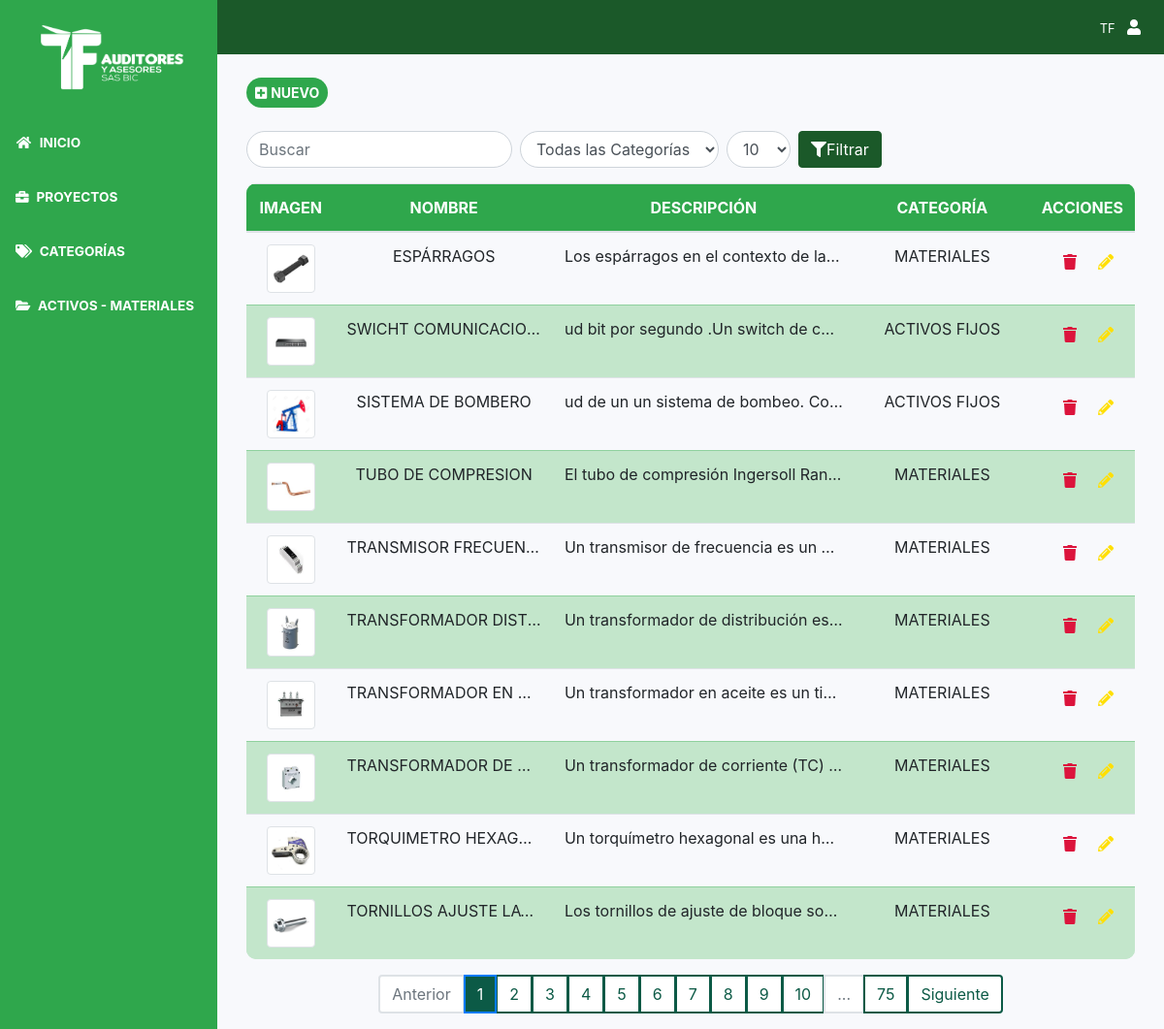
Page /admin/productos.php (signed in) on the committed database.
### tables this page shows
CREATE TABLE `productos` (
  `id` int(11) NOT NULL,
  `nombre` varchar(255) NOT NULL,
  `descripcion` text NOT NULL,
  `imagen` varchar(50) NOT NULL,
  `id_categoria` int(11) NOT NULL
);

CREATE TABLE `categorias` (
  `id` int(11) NOT NULL,
  `categoria` varchar(50) NOT NULL
);

### admin/productos.php (the view, shortened to what this page needs)
<?php
require_once "../config/conexion.php";
$limit = isset($_GET['limit']) ? intval($_GET['limit']) : 10;
$search = isset($_GET['search']) ? $_GET['search'] : '';
$page = isset($_GET['page']) ? intval($_GET['page']) : 1;
$offset = ($page - 1) * $limit;
$totalQuery = mysqli_query($conexion, "SELECT COUNT(*) AS total FROM productos WHERE nombre LIKE '%$search%'");
$totalCount = mysqli_fetch_assoc($totalQuery)['total'];
$totalPages = ceil($totalCount / $limit);
include("includes/header.php");
?>
<!DOCTYPE html>
<html lang="es">
<head>
    <link href="https://stackpath.bootstrapcdn.com/bootstrap/4.5.2/css/bootstrap.min.css" rel="stylesheet">
    <link rel="stylesheet" href="https://cdnjs.cloudflare.com/ajax/libs/font-awesome/5.15.4/css/all.min.css">
</head>
<body><br>
<div class="container">
    <div class="d-sm-flex align-items-center justify-content-between mb-4">
        <a href="#" class="btn btn-sm rounded-btn" style="background-color: #2fa74c; color: white; transition: background-color 0.3s, transform 0.3s;" id="abrirProducto" data-toggle="modal" data-target="#productos" onmouseover="this.style.backgroundColor='#2fa74c'; this.style.transform='scale(1.05)';" onmouseout="this.style.backgroundColor='#2fa74c'; this.style.transform='scale(1)';">
            <i class="fa fa-plus-square" aria-hidden="true"></i>
            <strong>NUEVO</strong>
        </a>
    </div>
<form method="GET" class="form-inline mb-3">
    <input type="text" name="search" class="form-control mr-2 rounded-input" placeholder="Buscar" value="<?php echo $search; ?>">
    <select name="categoria" class="form-control mr-2 rounded-input">
        <option value="">Todas las Categorías</option>
    </select>
    <select name="limit" class="form-control mr-2 rounded-input">
        <option value="10" <?php if ($limit == 10) echo 'selected'; ?>>10</option>
    </select>
    <button type="submit" class="btn" style="background-color: #1b5929; color: white; border-color: #1b5929; border-radius: 4px;"><i class="fa fa-filter" aria-hidden="true"></i>Filtrar</button>
</form>
<?php
$categoria = isset($_GET['categoria']) ? intval($_GET['categoria']) : '';
$categoryFilter = $categoria ? "AND p.id_categoria = $categoria" : "";
$query = mysqli_query($conexion, "SELECT p.*, c.categoria
                                  FROM productos p
                                  INNER JOIN categorias c ON c.id = p.id_categoria
                                  WHERE p.nombre LIKE '%$search%' $categoryFilter
                                  ORDER BY p.id DESC
                                  LIMIT $limit OFFSET $offset");
?>
<div class="row">
    <div class="col-md-12">
        <div class="table-responsive">
            <table class="table table-hover custom-table">
                <thead class="custom-header">
                    <tr>
                        <th style="width: 10%;">IMAGEN</th>
                        <th style="width: 25%;">NOMBRE</th>
                        <th style="width: 35%;">DESCRIPCIÓN</th>
                        <th style="width: 20%;">CATEGORÍA</th>
                        <th style="width: 10%;">ACCIONES</th>
                    </tr>
                </thead>
                <tbody>
                    <?php
                    $isWhiteRow = true;
                    while ($data = mysqli_fetch_assoc($query)) {
                        $rowClass = $isWhiteRow ? '' : 'table-success';
                        $isWhiteRow = !$isWhiteRow;
                    ?>
                        <tr class="<?php echo $rowClass; ?> text-center">
                            <td style="width: 10%;"><img class="img-thumbnail" src="../assets/img/<?php echo $data['imagen']; ?>" alt="Imagen"></td>
                            <td style="width: 25%;"><?php echo $data['nombre']; ?></td>
                            <td style="width: 35%;"><?php echo $data['descripcion']; ?></td>
                            <td style="width: 20%;"><?php echo $data['categoria']; ?></td>
                            <td style="width: 10%;">
                                <div class="d-flex justify-content-center align-items-center">
                                <form method="post" action="eliminarPro.php?accion=pro&id=<?php echo $data['id']; ?>" class="d-inline eliminar" id="deleteForm_<?php echo $data['id']; ?>">
                                    <button type="button" class="btn btn-link" style="background: none; border: none; color: #dc143c; cursor: pointer;" title="Eliminar" onclick="showConfirmDeleteModal('<?php echo htmlspecialchars($data['nombre']); ?>', '<?php echo $data['id']; ?>')">
                                        <i class="fas fa-trash"></i>
                                    </button>
                                </form>
                                    <a href="editar.php?id=<?php echo $data['id']; ?>" style="color: #ffdf00; margin-left: 10px;" title="Editar">
                                        <i class="fas fa-pencil-alt"></i>
                                    </a>
                                </div>
                            </td>
                        </tr>
                    <?php } ?>
                </tbody>
            </table>
        </div>
    </div>
</div>
    <nav aria-label="Page navigation">
        <ul class="pagination justify-content-center" id="pagination">
            <li class="page-item <?php if ($page <= 1) echo 'disabled'; ?>">
        <a class="page-link" href="?page=<?php echo $page - 1; ?>&limit=<?php echo $limit; ?>&search=<?php echo urlencode($search); ?>&categoria=<?php echo $categoria; ?>">Anterior</a>
    </li>
        <?php
        $maxVisiblePages = 10;
        $halfVisible = floor($maxVisiblePages / 2);
        $startPage = max(1, $page - $halfVisible);
        $endPage = min($totalPages, $page + $halfVisible);
        if ($endPage - $startPage < $maxVisiblePages - 1) {
            if ($page < $halfVisible) {
                $endPage = min($totalPages, $maxVisiblePages);
            } else {
                $startPage = max(1, $totalPages - $maxVisiblePages + 1);
            }
        }
        for ($i = $startPage; $i <= $endPage; $i++) {
            echo '<li class="page-item ' . ($i == $page ? 'active' : '') . '">
                    <a class="page-link" href="?page=' . $i . '&limit=' . $limit . '&search=' . urlencode($search) . '&categoria=' . $categoria . '">' . $i . '</a>
                  </li>';
        }
        if ($endPage < $totalPages) {
            if ($endPage < $totalPages - 1) {
                echo '<li class="page-item disabled"><a class="page-link">...</a></li>';
            }
            echo '<li class="page-item"><a class="page-link" href="?page=' . $totalPages . '&limit=' . $limit . '&search=' . urlencode($search) . '">' . $totalPages . '</a></li>';
        }
        ?>
        <li class="page-item <?php if ($page >= $totalPages) echo 'disabled'; ?>">
        <a class="page-link" href="?page=<?php echo $page + 1; ?>&limit=<?php echo $limit; ?>&search=<?php echo urlencode($search); ?>&categoria=<?php echo $categoria; ?>">Siguiente</a>
        </li>
    </ul>
</nav>
</body>
</html>

### admin/productos.php (style rules this page uses)
.custom-header { background-color: #2fa74c; color: white; text-align: center; }
.custom-table { border-radius: 10px; overflow: hidden; }
.rounded-input { border-radius: 20px; }
.rounded-btn { border-radius: 20px; }
.pagination .page-item.active .page-link { background-color: #0c5a46; color: white; }
.pagination .page-link { border: 2px solid #0c5a46; color: #0c5a46; }
th { white-space: nowrap; overflow: hidden; text-overflow: ellipsis; }
td { max-width: 150px; overflow: hidden; text-overflow: ellipsis; white-space: nowrap; }
.img-thumbnail { width: 50px; height: 50px; object-fit: cover; }
.page-item.disabled .page-link { cursor: default; pointer-events: none; }

### rows in the picture
productos: imagen (picture), nombre "ESPÁRRAGOS", descripcion "Los espárragos en el contexto de la…", id_categoria.categoria "MATERIALES"
productos: imagen (picture), nombre "SWICHT COMUNICACIO…", descripcion "ud bit por segundo .Un switch de c…", id_categoria.categoria "ACTIVOS FIJOS"
productos: imagen (picture), nombre "SISTEMA DE BOMBERO", descripcion "ud de un un sistema de bombeo. Co…", id_categoria.categoria "ACTIVOS FIJOS"
productos: imagen (picture), nombre "TUBO DE COMPRESION", descripcion "El tubo de compresión Ingersoll Ran…", id_categoria.categoria "MATERIALES"
productos: imagen (picture), nombre "TRANSMISOR FRECUEN…", descripcion "Un transmisor de frecuencia es un…", id_categoria.categoria "MATERIALES"
productos: imagen (picture), nombre "TRANSFORMADOR DIST…", descripcion "Un transformador de distribución es…", id_categoria.categoria "MATERIALES"
productos: imagen (picture), nombre "TRANSFORMADOR EN A…", descripcion "Un transformador en aceite es un ti…", id_categoria.categoria "MATERIALES"
productos: imagen (picture), nombre "TRANSFORMADOR DE…", descripcion "Un transformador de corriente (TC)…", id_categoria.categoria "MATERIALES"
productos: imagen (picture), nombre "TORQUIMETRO HEXAG…", descripcion "Un torquímetro hexagonal es una h…", id_categoria.categoria "MATERIALES"
productos: imagen (picture), nombre "TORNILLOS AJUSTE LA…", descripcion "Los tornillos de ajuste de bloque so…", id_categoria.categoria "MATERIALES"

### other values in the picture
$_SESSION['nombre'] "TF"
$totalPages "75"
